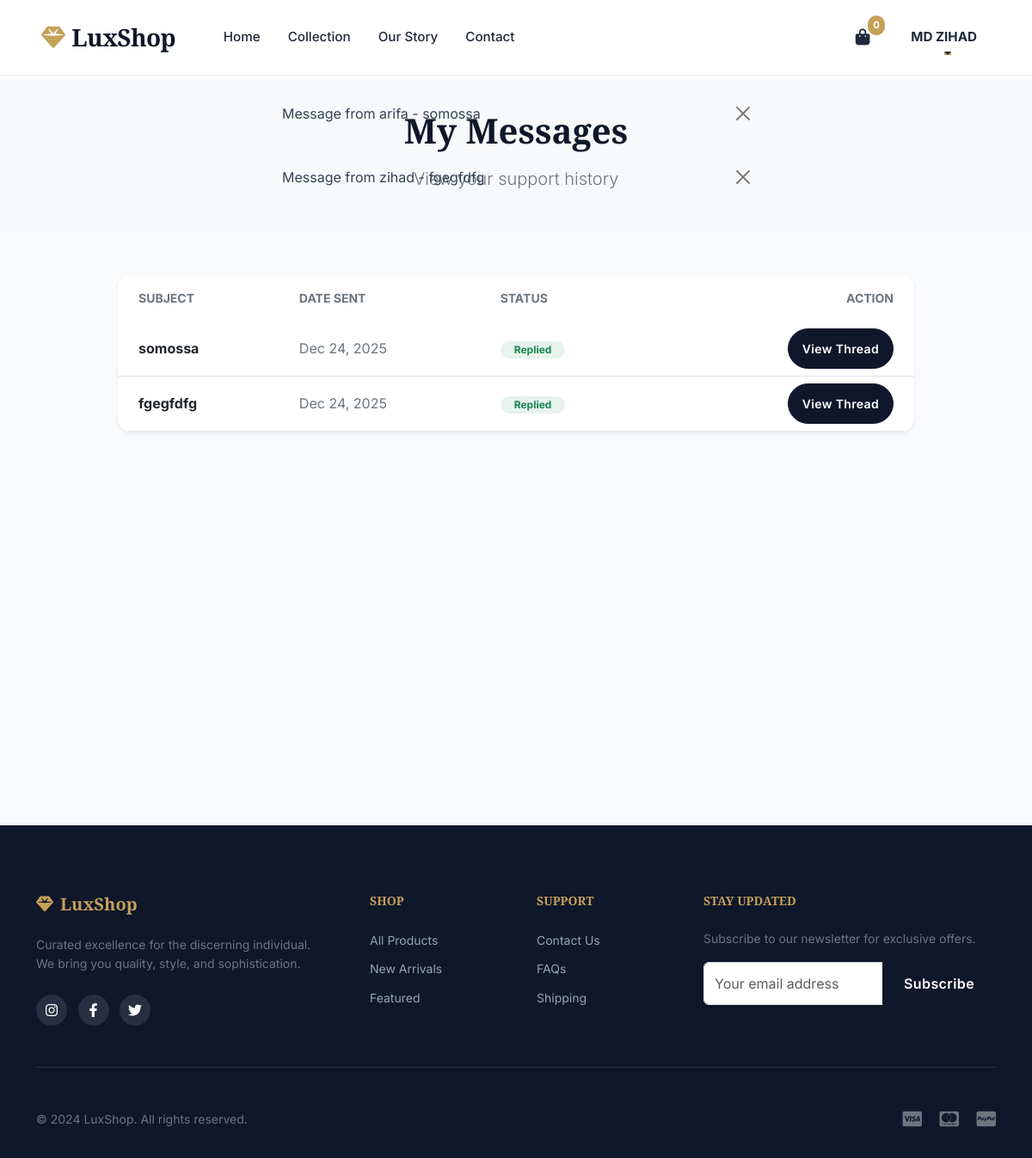
The app's page /my-messages/ (signed in), older data.
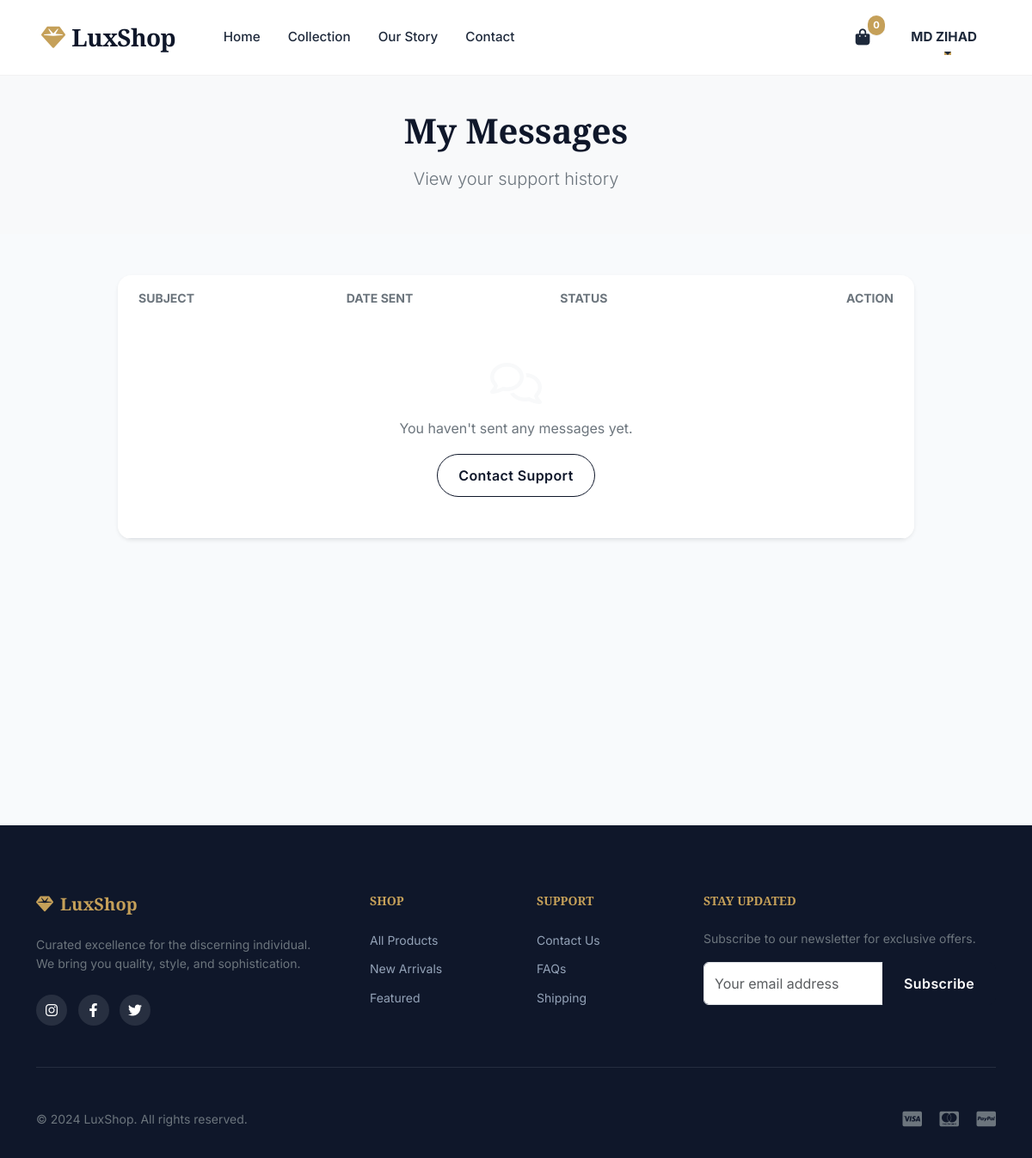
The same page, newer data.
### myapp/models.py (models this page shows)
class ContactMessage(models.Model):
    user = models.ForeignKey(User, on_delete=models.CASCADE, null=True, blank=True)
    name = models.CharField(max_length=100)
    email = models.EmailField()
    subject = models.CharField(max_length=200)
    message = models.TextField()
    is_replied = models.BooleanField(default=False)
    created_at = models.DateTimeField(auto_now_add=True)
    replied_at = models.DateTimeField(blank=True, null=True)
    def __str__(self):
        return f"Message from {self.name} - {self.subject}"

### myapp/views.py (the view)
# urls.py: path('my-messages/', views.customer_messages, name='customer_messages'),
@login_required
def customer_messages(request):
    messages_list = ContactMessage.objects.filter(user=request.user).order_by('-created_at')
    return render(request, 'customer/messages.html', {'messages': messages_list})

### myapp/templates/customer/messages.html (shortened to what this page needs)
{% extends 'base.html' %}
{% block content %}
<div class="bg-light py-5 mb-5">
    <div class="container text-center">
        <h1 class="display-6 fw-bold mb-3">My Messages</h1>
        <p class="lead text-secondary mb-0">View your support history</p>
    </div>
</div>
<div class="container pb-5">
    <div class="row justify-content-center">
        <div class="col-lg-10">
            <div class="card border-0 shadow-sm rounded-4 overflow-hidden">
                <div class="card-body p-0">
                    <div class="table-responsive">
                        <table class="table align-middle mb-0 table-hover">
                            <thead class="bg-light">
                                <tr>
                                    <th class="ps-4 py-3 border-0 text-secondary small fw-bold text-uppercase">Subject
                                    </th>
                                    <th class="py-3 border-0 text-secondary small fw-bold text-uppercase">Date Sent</th>
                                    <th class="py-3 border-0 text-secondary small fw-bold text-uppercase">Status</th>
                                    <th class="py-3 border-0 text-secondary small fw-bold text-uppercase text-end pe-4">
                                        Action</th>
                                </tr>
                            </thead>
                            <tbody>
                                {% if messages %}
                                {% for message in messages %}
                                <tr>
                                    <td class="ps-4 fw-bold text-dark">{{ message.subject }}</td>
                                    <td class="text-secondary">{{ message.created_at|date:"M d, Y" }}</td>
                                    <td>
                                        {% if message.is_replied %}
                                        <span
                                            class="badge bg-success bg-opacity-10 text-success rounded-pill px-3">Replied</span>
                                        {% else %}
                                        <span
                                            class="badge bg-warning bg-opacity-10 text-warning rounded-pill px-3">Pending</span>
                                        {% endif %}
                                    </td>
                                    <td class="text-end pe-4">
                                        <a href="{% url 'customer_message_detail' message.id %}"
                                            class="btn btn-primary btn-sm rounded-pill px-3">
                                            View Thread
                                        </a>
                                    </td>
                                </tr>
                                {% endfor %}
                                {% else %}
                                <tr>
                                    <td colspan="4" class="text-center py-5">
                                        <i class="far fa-comments fa-3x text-light mb-3"></i>
                                        <p class="text-secondary">You haven't sent any messages yet.</p>
                                        <a href="{% url 'contact' %}"
                                            class="btn btn-outline-primary rounded-pill">Contact Support</a>
                                    </td>
                                </tr>
                                {% endif %}
                            </tbody>
                        </table>
                    </div>
                </div>
            </div>
        </div>
    </div>
</div>
{% endblock %}

### myapp/templates/base.html (shortened to what the changed rows need)
<!DOCTYPE html>
<html lang="en">
<head>
    {% load static %}
    <link href="https://cdn.jsdelivr.net/npm/bootstrap@5.3.0/dist/css/bootstrap.min.css" rel="stylesheet">
    <link rel="stylesheet" href="https://cdnjs.cloudflare.com/ajax/libs/font-awesome/6.4.0/css/all.min.css">
    <link rel="stylesheet" href="{% static 'css/style.css' %}?v=2">
</head>
<body>
    {% if messages %}
    <div class="container mt-4 position-absolute start-50 translate-middle-x" style="z-index: 1050; max-width: 600px;">
        {% for message in messages %}
        <div class="alert alert-{{ message.tags }} alert-dismissible fade show shadow-md border-0" role="alert">
            {{ message }}
            <button type="button" class="btn-close" data-bs-dismiss="alert"></button>
        </div>
        {% endfor %}
    </div>
    {% endif %}
    <main class="min-vh-100">
        {% block content %}{% endblock %}
    </main>
</body>
</html>

Row changes from the older to the newer data that the page shows:
removed ContactMessage: name+subject "Message from arifa - somossa", subject "somossa", created_at "Dec 24, 2025", is_replied "Replied"
removed ContactMessage: name+subject "Message from zihad - fgegfdfg", subject "fgegfdfg", created_at "Dec 24, 2025", is_replied "Replied"
Text that changed along with them:
text now shown: "You haven't sent any messages yet. Contact Support"
